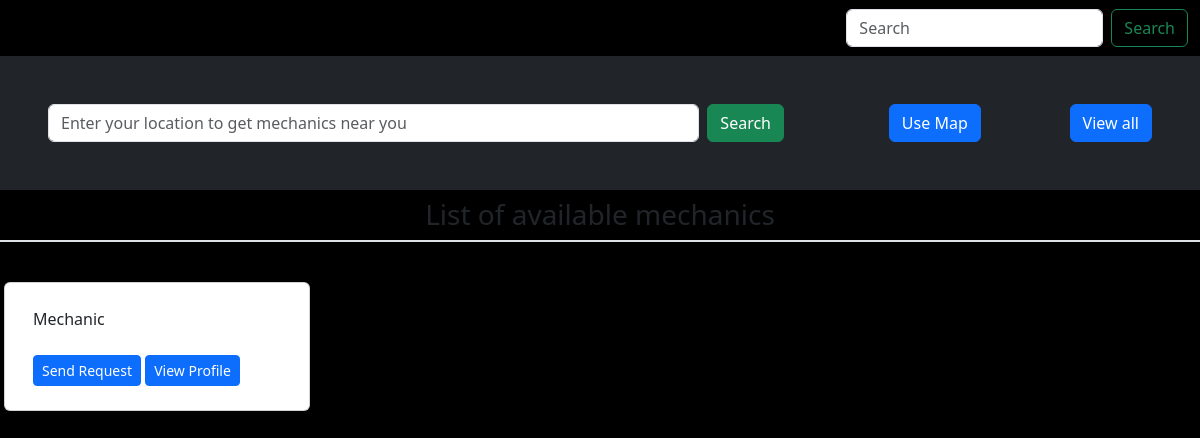
The app's page /mech_list/, older data.
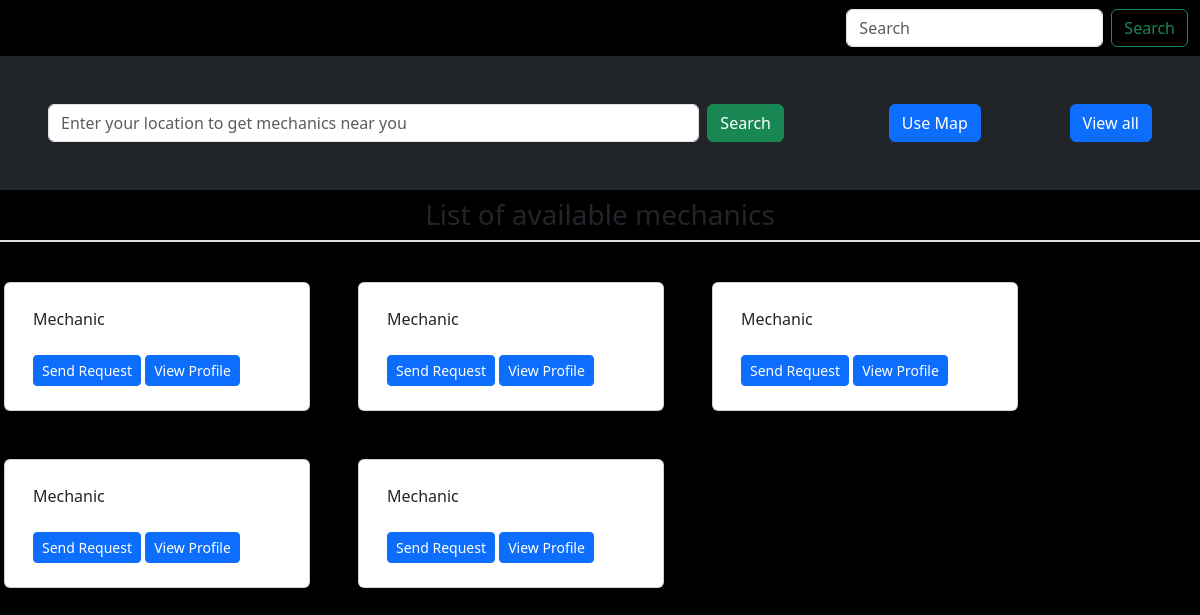
The same page, newer data.
### accounts/models.py (models this page shows, shortened)
class CustomUser(AbstractUser):
    USER_TYPE_CHOICES = [
        ('admin', 'Admin'),
        ('mechanic', 'Mechanic'),
        ('car_owner', 'Car_Owner'),
    ]
    username = None
    email = models.EmailField(unique=True)
    full_names = models.CharField(max_length=100, blank=True)
    user_type = models.CharField(max_length=20, choices=USER_TYPE_CHOICES, default='Customer')
    USERNAME_FIELD = 'email'
    REQUIRED_FIELDS = ['full_names', ]
    objects = CustomUserManager()

### main/views.py (the view)
# urls.py: path('mech_list/', views.mech_list, name='mech_list'),
def mech_list(request):
    mechs = CustomUser.objects.filter(user_type='mechanic')
    context = {
        'mechs': mechs
    }
    return render(request, 'car_owners/mech_list.html', context)

### templates/car_owners/mech_list.html (shortened to what this page needs)
{% extends '../base.html'%}
{% load static %}
{% block content %}
    <div class="container-fluid d-md-flex gap-3 bg-dark p-md-5 p-4">
      <div class="col-md-8">
        <form class="d-flex" role="search">
          <input class="form-control me-2" type="search" placeholder="Enter your location to get mechanics near you" aria-label="Search">
          <button class="btn btn-success" type="submit">Search</button>
        </form>
      </div><br>
      <button class="btn btn-primary mx-auto">Use Map</button>
      <button class="btn btn-primary">View all</button>
    </div>
    <div class="row gap-3">
      <h3 class="fw-light text-center p-2 border-bottom border-2">List of available mechanics</h3>
    {% if mechs %}
    {% for mech in mechs %}
    <div class="card m-3 col-md-3 col-10">
        <div class="card-body">
          <p class="card-text text-capitalize">{{mech.user_type}}</p>
          <span class="gap-3">
          <a href="{% url 'request_mech' mech_id=mech.id%}" class="btn btn-primary btn-sm my-2">Send Request</a>
          <a href="{% url 'view_profile' user_id=mech.id%}" class="btn btn-primary btn-sm my-2">View Profile</a>
          </span>
        </div>
      </div>
    {% endfor %}
    </div>
    {% else %}
      <h3 class="small p-3">There are no Mechanics are the moment!</h3>
    {% endif %}
{% endblock %}

### templates/base.html (shortened to what this page needs)
{% load static %}
<!DOCTYPE html>
<html lang="en">
<head>
    <link href="https://cdn.jsdelivr.net/npm/bootstrap@5.3.2/dist/css/bootstrap.min.css" rel="stylesheet">
    <link rel="stylesheet" href="{% static 'css/base.css'%}">
</head>
<body>
    <nav class="navbar navbar-expand-lg bg-body-primary">
        <div class="container-fluid">
          <a class="navbar-brand" href="#">Get-a-Mech</a>
          <div class="collapse navbar-collapse" id="navbarSupportedContent">
            <ul class="navbar-nav me-auto mb-2 mb-lg-0">
              {% if user.user_type is None%}
                <li class="nav-item">
                  <a class="nav-link active" aria-current="page" href="{% url 'base'%}">Home</a>
                </li>
                {% elif user.user_type == 'mechanic'%}
                <li class="nav-item">
                  <a class="nav-link active" aria-current="page" href="{% url 'req_list'%}">Home</a>
                </li>
                {% else %}
                <li class="nav-item">
                  <a class="nav-link active" aria-current="page" href="{% url 'user_home'%}">Home</a>
                </li>
                {% endif %}
              {% if user.is_authenticated %}
                <li class="nav-item">
                  <a class="nav-link" href="{% url 'logout'%}">Logout</a>
                </li>
              {% else %}
              <li class="nav-item dropdown">
                <a class="nav-link dropdown-toggle" href="#" role="button" data-bs-toggle="dropdown" aria-expanded="false">
                </a>
              </li>
              {% endif %}
            </ul>
            <form class="d-flex" role="search">
              <input class="form-control me-2" type="search" placeholder="Search" aria-label="Search">
              <button class="btn btn-outline-success" type="submit">Search</button>
            </form>
          </div>
        </div>
      </nav>
      {% block content %}
      {% endblock %}
</body>
</html>

### static/css/base.css (style rules this page uses)
* { margin: 0; padding: 0; }
body { background-color: black; }

Row changes from the older to the newer data that the page shows:
added CustomUser: user_type "Mechanic"
added CustomUser: user_type "Mechanic"
added CustomUser: user_type "Mechanic"
added CustomUser: user_type "Mechanic"
